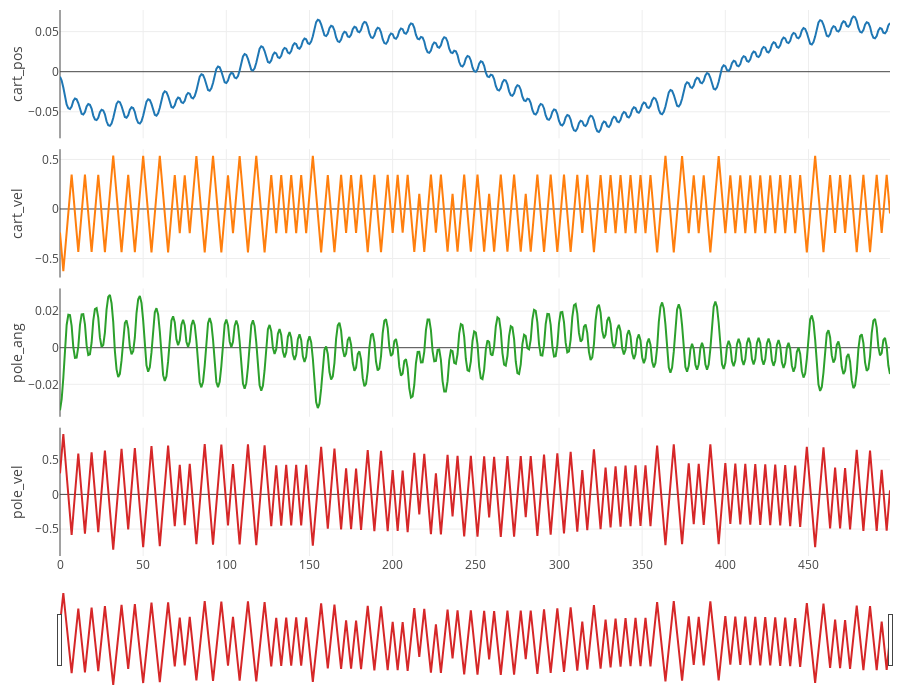

The notebook cell saved with this chart:
### Code cell
EP = 0

fig = cartpole_util.lineplot(df, ep=EP)
fig.show()

### Figure 1 — Plotly figure (JSON) as saved in the notebook; plotly's stock layout.template omitted (floating-point values rounded to 4 significant figures; data arrays with more than 128 entries replaced by an {"elided": "..."} marker saying what was removed)
{"data": [{"name": "cart_pos", "showlegend": false, "type": "scatter", "x": {"elided": "500 int values"}, "xaxis": "x", "y": {"elided": "500 float values"}, "yaxis": "y"}, {"name": "cart_vel", "showlegend": false, "type": "scatter", "x": {"elided": "500 int values"}, "xaxis": "x2", "y": {"elided": "500 float values"}, "yaxis": "y2"}, {"name": "pole_ang", "showlegend": false, "type": "scatter", "x": {"elided": "500 int values"}, "xaxis": "x3", "y": {"elided": "500 float values"}, "yaxis": "y3"}, {"name": "pole_vel", "showlegend": false, "type": "scatter", "x": {"elided": "500 int values"}, "xaxis": "x4", "y": {"elided": "500 float values"}, "yaxis": "y4"}], "layout": {"height": 700, "hovermode": "x unified", "margin": {"b": 10, "l": 60, "r": 10, "t": 10}, "xaxis": {"anchor": "y", "domain": [0, 1], "matches": "x4", "showticklabels": false}, "xaxis2": {"anchor": "y2", "domain": [0, 1], "matches": "x4", "showticklabels": false}, "xaxis3": {"anchor": "y3", "domain": [0, 1], "matches": "x4", "showticklabels": false}, "xaxis4": {"anchor": "y4", "domain": [0, 1], "rangeslider": {"visible": true}}, "yaxis": {"anchor": "x", "domain": [0.765, 1.0], "title": {"text": "cart_pos"}}, "yaxis2": {"anchor": "x2", "domain": [0.51, 0.745], "title": {"text": "cart_vel"}}, "yaxis3": {"anchor": "x3", "domain": [0.255, 0.49], "title": {"text": "pole_ang"}}, "yaxis4": {"anchor": "x4", "domain": [0, 0.235], "title": {"text": "pole_vel"}}}}
